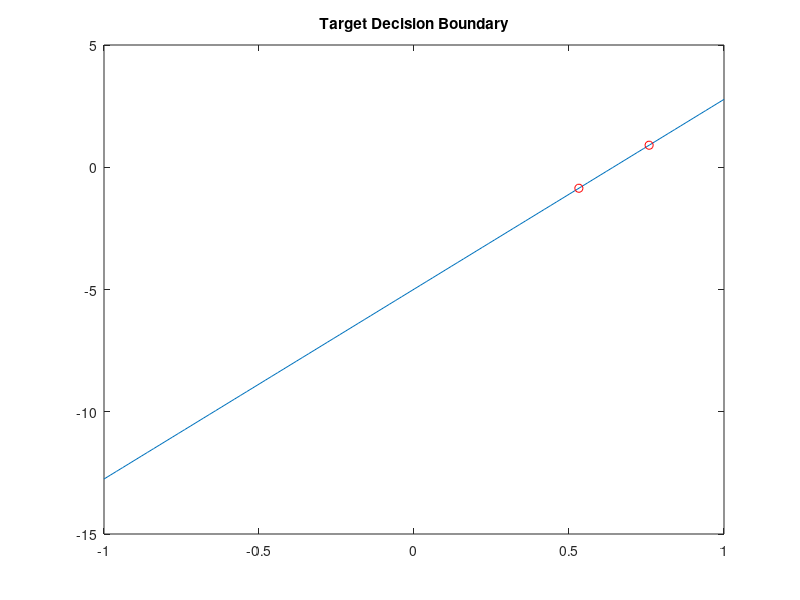

Recreate this plot in MATLAB. (Note: this script raises an error after producing the figure.)
% demo for PLA: perceptron learning algorithm

% generate random target function

% generate desicion boundary w
x = (rand(2,1)-0.5)*2;
y = (rand(2,1)-0.5)*2;
w = inv([ones(2,1),x])*y;
target = [-w;1];
disp('Target');
disp(target');

% plot the x/y
xx = linspace(-1,1,101);
yy = [ones(1,length(xx));xx]'*w;
figure()
plot(xx,yy)
hold on
title('Target Decision Boundary')
plot(x,y,'ro')


% PLA
N=10;

% generate random data points
xdata = [ones(1,N); (rand(2,N)-0.5)*2];
ydata = target_func(xdata, target);
good = ydata==1;
bad = ydata==-1;
ind_good = find(good);
ind_bad = find(bad);
plot(xdata(2,ind_good), xdata(3,ind_good), 'r^');
plot(xdata(2, ind_bad), xdata(3, ind_bad), 'kx');


w_init = [0;0;0];
y_test = hypothesis(xdata, w_init);
mask = y_test ~= ydata;

ind = find(mask, 1);
w = w_init;
i=1;
while ind;
    input(' ');
    a=sprintf('Iteraion %d', i);
    i = i+1;
    disp(a);
    w = w + ydata(ind)*xdata(:,ind);
    disp(w');
    % plot new line based on w
    xp1 = linspace(-1,1,101);
    xp2 = -(1/w(3))*[ones(1,101);xp1]'*w(1:2);
    plot(xp1, xp2, 'y');
    
    y_test = hypothesis(xdata, w);
    mask = y_test ~= ydata;
    ind = find(mask, 1);
end

    % plot new line based on w
    xp1 = linspace(-1,1,101);
    xp2 = -(1/w(3))*[ones(1,101);xp1]'*w(1:2);
    plot(xp1, xp2, 'cs');

    